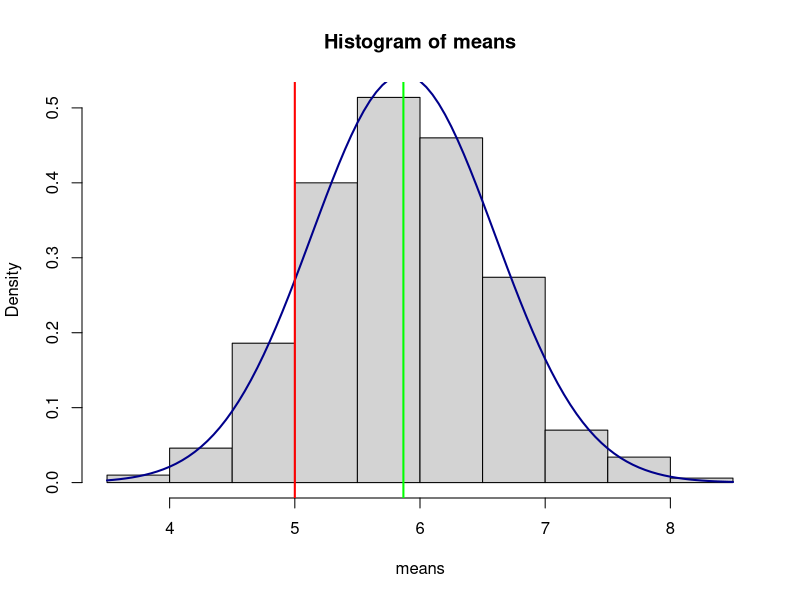
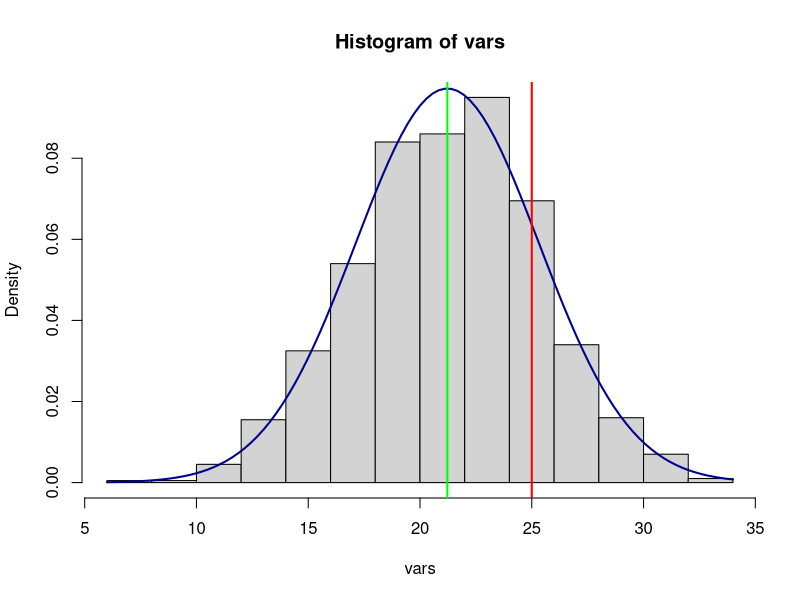
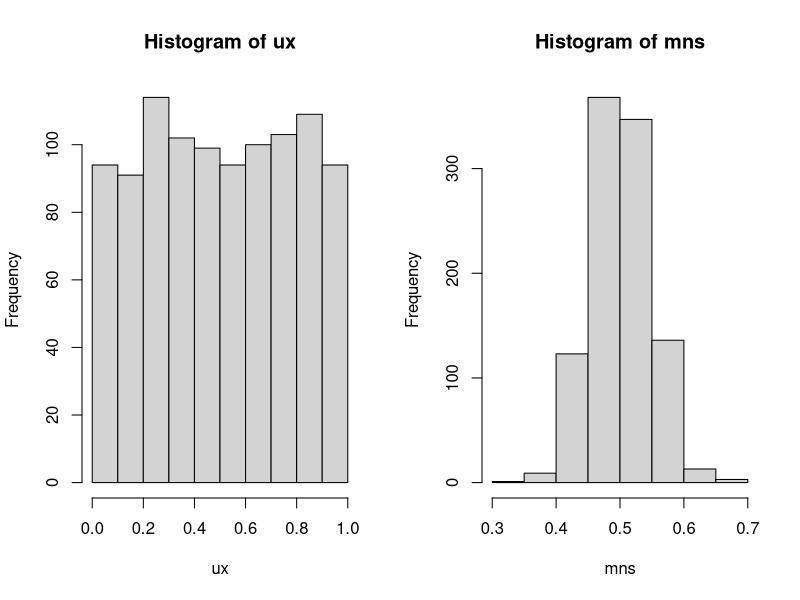

Write the R code that produced these figures, in order. (Note: this script raises an error after producing the figures.)
#Exponential Distribution ~ Central Limit Theorem.
#Initialise variable
lambda <- 0.2
mean <- sd <-  1/lambda
n <- 40
nosim <- 1000
x <- rexp(n,lambda)

#Simulate nosim simulations
samples <- matrix(sample(x,n*nosim,replace = T),nosim,n)
means <- apply(samples,1,mean)

#means <- (means - mean(means))/sd(means)
mu0 <- mean(means)
print(c(mean,mu0))
#Plot results
hist(means, probability = TRUE)
curve(dnorm(x, mean=mean(means), sd=sd(means)), col="darkblue", lwd=2, add=TRUE, yaxt="n")
abline(v = mean, col = "red", lwd = 2)
abline(v = mu0,col = "green", lwd = 2)


vars <- apply(samples, 1, var)
print(c(sd^2,mean(vars)))
hist(vars, probability = TRUE)
curve(dnorm(x, mean=mean(vars), sd=sd(vars)), col="darkblue", lwd=2, add=TRUE, yaxt="n")
abline(v = sd^2, col = "red", lwd = 2)
abline(v = mean(vars),col = "green", lwd = 2)

par(mfrow = c(1,2))
ux <- runif(1000)
hist(ux)

mns = NULL
for (i in 1 : 1000) mns = c(mns, mean(runif(40)))
hist(mns)
curve(dnorm(mns, mean=mean(mns), sd=sd(mns)), col="cyan", lwd=2, add=TRUE, yaxt="n")

